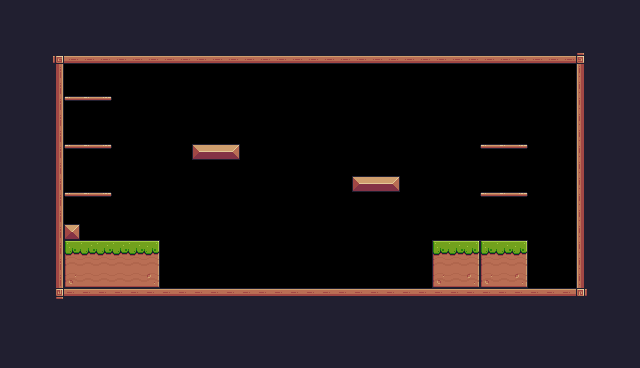

Below is a game level as drawn by its tile map, then a one-line description and the .tmx file that defines it, in full:
An orthogonal 40x23 tile map with 16x16 px tiles, 1 tile layer (Background) and 15 objects (5x Plaforms, Player).

<map version="1.10" tiledversion="1.11.2" orientation="orthogonal" renderorder="right-down" width="40" height="23" tilewidth="16" tileheight="16" infinite="0" nextlayerid="5" nextobjectid="28">
 <tileset firstgid="1" source="Pixel Adventure.tsx" />
 <layer id="1" name="Background" width="40" height="23">
  <data encoding="csv">
24,24,24,24,24,24,24,24,24,24,24,24,24,24,24,24,24,24,24,24,24,24,24,24,24,24,24,24,24,24,24,24,24,24,24,24,24,24,24,24,
24,24,24,24,24,24,24,24,24,24,24,24,24,24,24,24,24,24,24,24,24,24,24,24,24,24,24,24,24,24,24,24,24,24,24,24,24,24,24,24,
24,24,24,24,24,24,24,24,24,24,24,24,24,24,24,24,24,24,24,24,24,24,24,24,24,24,24,24,24,24,24,24,24,24,24,24,24,24,24,24,
24,24,24,92,134,134,134,134,134,134,134,134,134,134,134,134,134,134,134,134,134,134,134,134,134,134,134,134,134,134,134,134,134,134,134,134,93,24,24,24,
24,24,24,113,0,0,0,0,0,0,0,0,0,0,0,0,0,0,0,0,0,0,0,0,0,0,0,0,0,0,0,0,0,0,0,0,111,24,24,24,
24,24,24,113,0,0,0,0,0,0,0,0,0,0,0,0,0,0,0,0,0,0,0,0,0,0,0,0,0,0,0,0,0,0,0,0,111,24,24,24,
24,24,24,113,40,41,42,0,0,0,0,0,0,0,0,0,0,0,0,0,0,0,0,0,0,0,0,0,0,0,0,0,0,0,0,0,111,24,24,24,
24,24,24,113,0,0,0,0,0,0,0,0,0,0,0,0,0,0,0,0,0,0,0,0,0,0,0,0,0,0,0,0,0,0,0,0,111,24,24,24,
24,24,24,113,0,0,0,0,0,0,0,0,0,0,0,0,0,0,0,0,0,0,0,0,0,0,0,0,0,0,0,0,0,0,0,0,111,24,24,24,
24,24,24,113,40,41,42,0,0,0,0,0,13,14,15,0,0,0,0,0,0,0,0,0,0,0,0,0,0,0,40,41,42,0,0,0,111,24,24,24,
24,24,24,113,0,0,0,0,0,0,0,0,0,0,0,0,0,0,0,0,0,0,0,0,0,0,0,0,0,0,0,0,0,0,0,0,111,24,24,24,
24,24,24,113,0,0,0,0,0,0,0,0,0,0,0,0,0,0,0,0,0,0,13,14,15,0,0,0,0,0,0,0,0,0,0,0,111,24,24,24,
24,24,24,113,40,41,42,0,0,0,0,0,0,0,0,0,0,0,0,0,0,0,0,0,0,0,0,0,0,0,40,41,42,0,0,0,111,24,24,24,
24,24,24,113,0,0,0,0,0,0,0,0,0,0,0,0,0,0,0,0,0,0,0,0,0,0,0,0,0,0,0,0,0,0,0,0,111,24,24,24,
24,24,24,113,35,0,0,0,0,0,0,0,0,0,0,0,0,0,0,0,0,0,0,0,0,0,0,0,0,0,0,0,0,0,0,0,111,24,24,24,
24,24,24,113,7,8,8,8,8,9,0,0,0,0,0,0,0,0,0,0,0,0,0,0,0,0,0,7,8,9,7,8,9,0,0,0,111,24,24,24,
24,24,24,113,29,30,30,30,30,31,0,0,0,0,0,0,0,0,0,0,0,0,0,0,0,0,0,29,30,31,29,30,31,0,0,0,111,24,24,24,
24,24,24,113,51,52,52,52,52,53,0,0,0,0,0,0,0,0,0,0,0,0,0,0,0,0,0,51,52,53,51,52,53,0,0,0,111,24,24,24,
24,24,24,114,90,90,90,90,90,90,90,90,90,90,90,90,90,90,90,90,90,90,90,90,90,90,90,90,90,90,90,90,90,90,90,90,115,24,24,24,
24,24,24,24,24,24,24,24,24,24,24,24,24,24,24,24,24,24,24,24,24,24,24,24,24,24,24,24,24,24,24,24,24,24,24,24,24,24,24,24,
24,24,24,24,24,24,24,24,24,24,24,24,24,24,24,24,24,24,24,24,24,24,24,24,24,24,24,24,24,24,24,24,24,24,24,24,24,24,24,24,
24,24,24,24,24,24,24,24,24,24,24,24,24,24,24,24,24,24,24,24,24,24,24,24,24,24,24,24,24,24,24,24,24,24,24,24,24,24,24,24,
24,24,24,24,24,24,24,24,24,24,24,24,24,24,24,24,24,24,24,24,24,24,24,24,24,24,24,24,24,24,24,24,24,24,24,24,24,24,24,24
</data>
 </layer>
 <objectgroup id="4" name="Collisions">
  <object id="7" x="48" y="64" width="16" height="240" />
  <object id="10" x="64" y="288" width="528" height="16" />
  <object id="11" x="576" y="48" width="16" height="240" />
  <object id="12" x="48" y="48" width="528" height="16" />
  <object id="14" x="64" y="224" width="16" height="16" />
  <object id="17" x="64" y="240" width="96" height="48" />
  <object id="18" x="432" y="240" width="96" height="48" />
  <object id="20" x="352" y="176" width="48" height="16" />
  <object id="21" x="192" y="144" width="48" height="16" />
  <object id="22" type="Plaforms" x="480" y="192" width="48" height="16" />
  <object id="23" type="Plaforms" x="480" y="144" width="48" height="16" />
  <object id="25" type="Plaforms" x="64" y="192" width="48" height="16" />
  <object id="26" type="Plaforms" x="64" y="144" width="48" height="16" />
  <object id="27" type="Plaforms" x="64" y="96" width="48" height="16" />
 </objectgroup>
 <objectgroup id="3" name="Spawnpoints">
  <object id="5" name="Player" type="Player" x="302.568" y="240.75" width="32.1818" height="31.8182" />
 </objectgroup>
</map>
